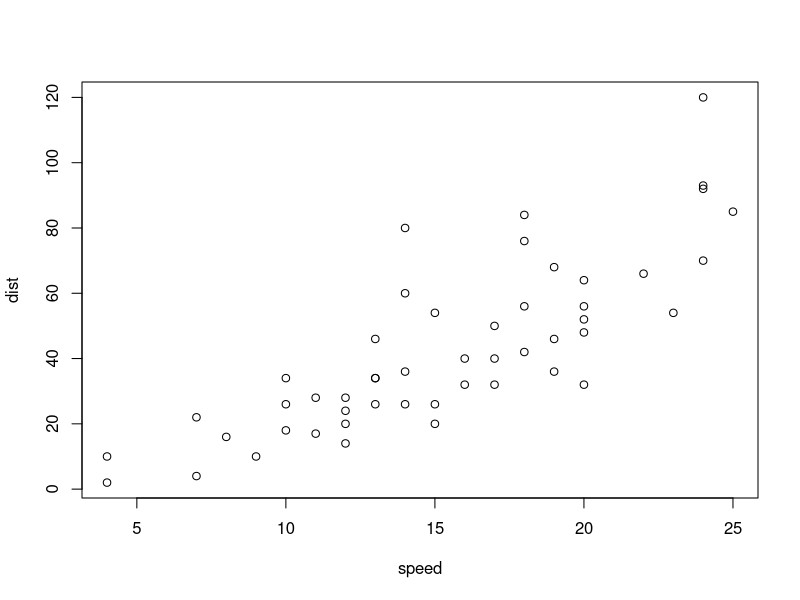
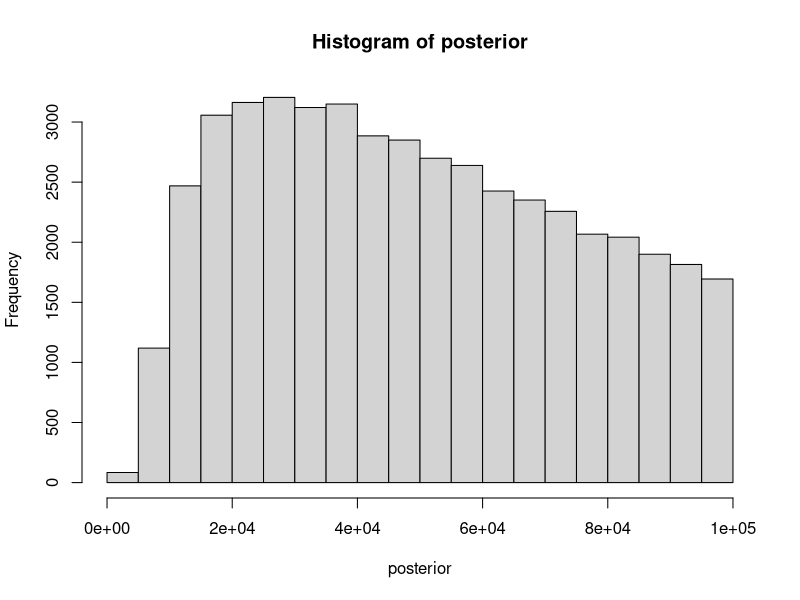
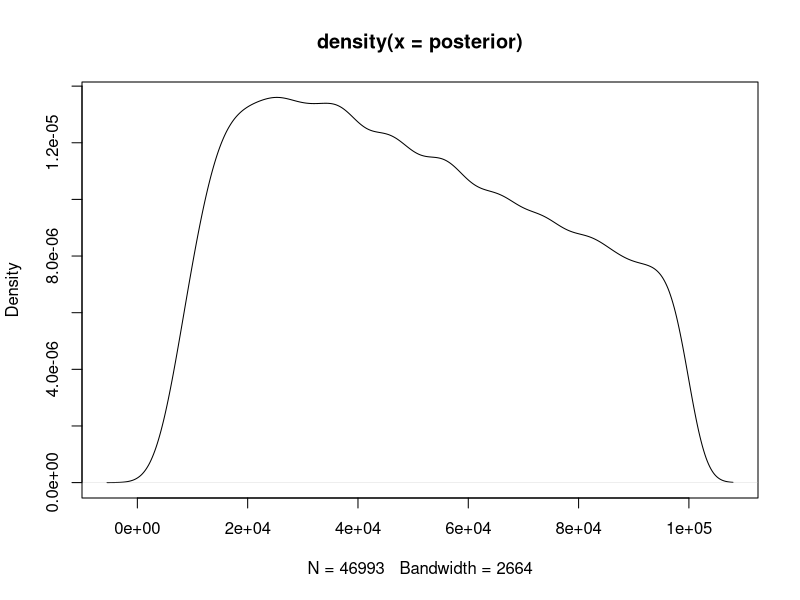
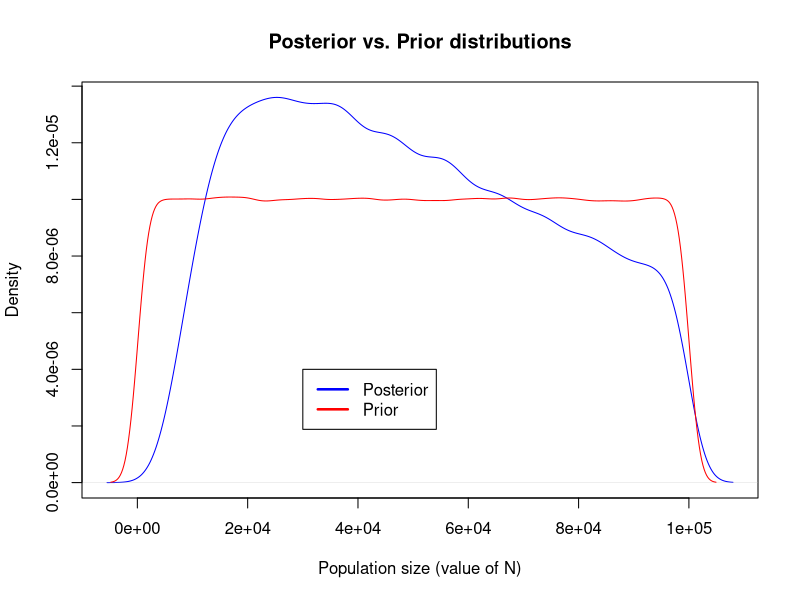
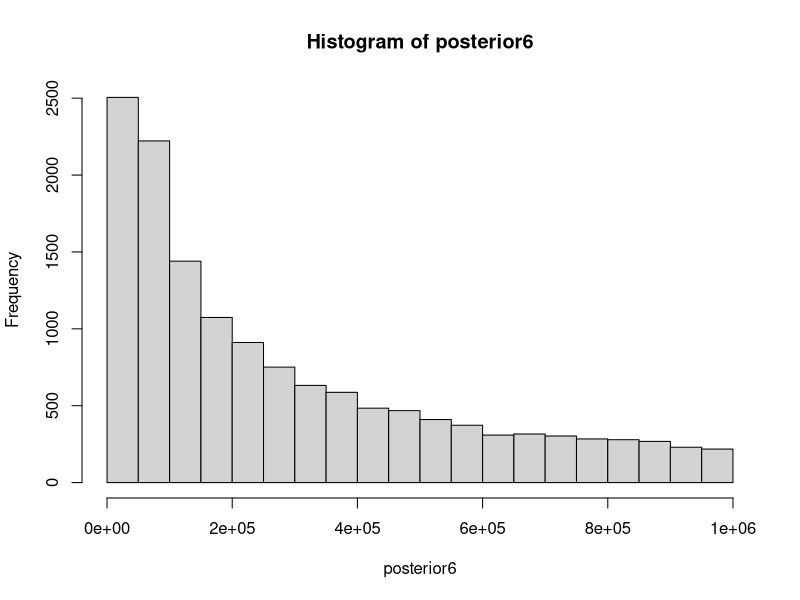
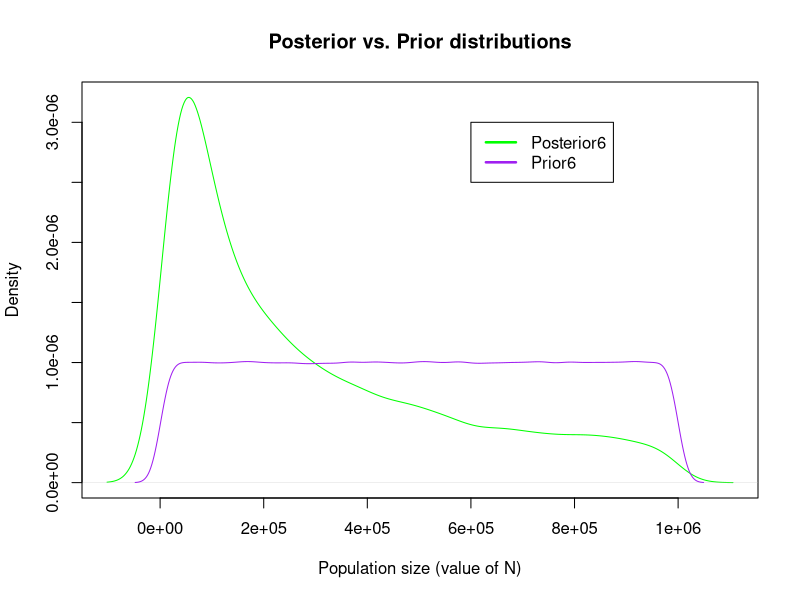
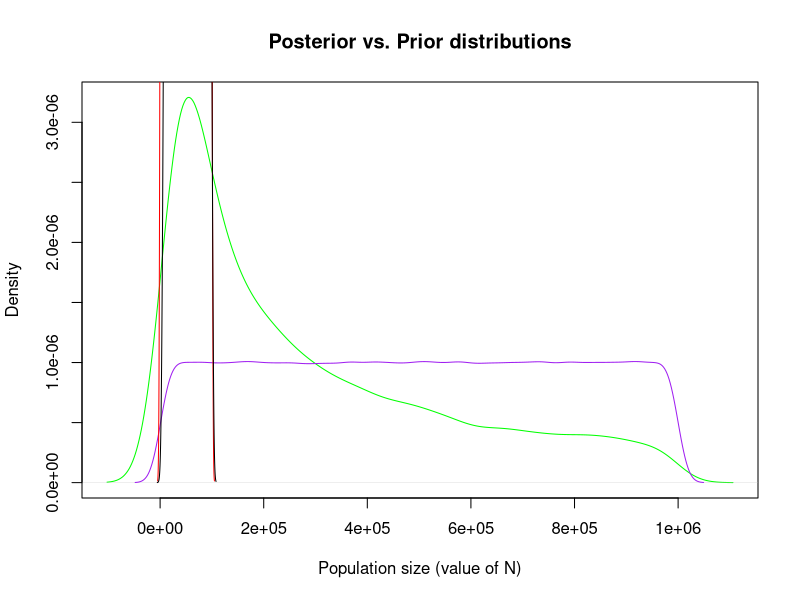

These figures' R source, in order:
## ---- chunk 1
summary(cars)
## ---- chunk 2
plot(cars)
## ---- chunk 3
getwd()
setwd("C:\\Users\\Hayley\\eeb201hayleystansell")
getwd()

#?runif
#try simulating the coin flip thing from class
#prior<- runif(1e6)
#D_sim<- rbinom(n=1e6, size=100, p=prior)
#plot(D_sim)
#This produces a "black block", x-axis going from 0 to 1e6, y-axis going from 0 to 100....
#?plot
#how is a number the prior distribution???? 
prior<- runif(n=1e6, min = 100, max = 100000)
#prior
#plot(prior) #looks correct in terms of axes
#
## ---- chunk 4
rate<- 1/(prior)
mostrecent<- rexp(1e6, rate)
#######DOES NOT NEED TO BE A LOOP!, R automatically takes each value of "prior" and plugs it in in order to the "mostrecent" vector
#######Follows that NEITHER DOES NEXT STEP
#mostrecent
length(mostrecent)
## ---- chunk 5
ratemu<- 1e-3
snpnumber<- rpois(1e6, mostrecent*ratemu*2)
#snpnumber
max(snpnumber)
length(snpnumber)
## ---- chunk 6
sims<- cbind(prior, snpnumber)
simslower<- subset(sims, sims[,2]>45)
simsupper<- subset(simslower, simslower[,2]<55)
posterior<-simsupper[,1]
#posterior
max(posterior)
min(posterior)
hist(posterior)
density(posterior)
plot(density(posterior))
## ---- chunk 7
density(posterior)
plot(density(posterior), main= "Posterior vs. Prior distributions", xlab= "Population size (value of N)", col= "blue")
density(prior)
#?lines
# "lines() adds a line to an existing plot --- lines(namevector, col = color)
lines(density(prior), col= "red")
#?legend
legend(3e04,4e-06, # places a legend at the appropriate place 
       c("Posterior", "Prior"), # puts text in the legend
       
       lty=c(1,1), # gives the legend appropriate symbols (lines)
       
       lwd=c(2.5,2.5),col=c("blue", "red")) # gives the legend lines the correct color and width
## ---- chunk 8
median(posterior)
## ---- chunk 9
#?quantile
quantile(posterior, c(0.025, 0.975))

## ---- chunk 10
prior6<- runif(n=1e6, min = 1000, max = 1000000)
rate6<- 1/(prior6)
mostrecent6<- rexp(1e6, rate6)
length(mostrecent6)
ratemu6<- 1e-3
snpnumber6<- rpois(1e6, mostrecent6*ratemu6*2)
#snpnumber
max(snpnumber6)
length(snpnumber6)
sims6<- cbind(prior6, snpnumber6)
simslower6<- subset(sims6, sims6[,2]>45)
simsupper6<- subset(simslower6, simslower6[,2]<55)
posterior6<-simsupper6[,1]
#posterior
hist(posterior6)
#
#?plot
plot(density(posterior6), main= "Posterior vs. Prior distributions", xlab= "Population size (value of N)", col= "green")
density(prior6)
#?lines
# "lines() adds a line to an existing plot --- lines(namevector, col = color)
lines(density(prior6), col= "purple")
#?legend
legend(6e05,3e-06, # places a legend at the appropriate place 
       c("Posterior6", "Prior6"), # puts text in the legend
       #try putting "top right" and it will set to right place
       
       lty=c(1,1), # gives the legend appropriate symbols (lines)
       
       lwd=c(2.5,2.5),col=c("green", "purple")) # gives the legend lines the correct color and width

plot(density(posterior6), main= "Posterior vs. Prior distributions", xlab= "Population size (value of N)", col= "green")
lines(density(prior6), col="purple")
lines(density(prior), col ="red")
lines(density(posterior), col ="black")
#graph done to compare both simulations together.....not the most useful thing
## ---- chunk 11
prior3<-runif(n=1e6, min=50000, max=1e6)
## ---- chunk 12


rate3<- 1/(prior3)
tsplit3<- rexp(1e6, rate3)
length(tsplit3)

TMRCA<- tsplit3 + 1e5 #1e5 is the expected ancestral coalescent time
length(TMRCA)

## ---- chunk 13
ratemu3<- 1e-3
snpnumber3<- rpois(1e6, TMRCA*ratemu3*2)

#snpnumber
max(snpnumber3)
min(snpnumber3)
length(snpnumber3)
#hist(snpnumber3)
